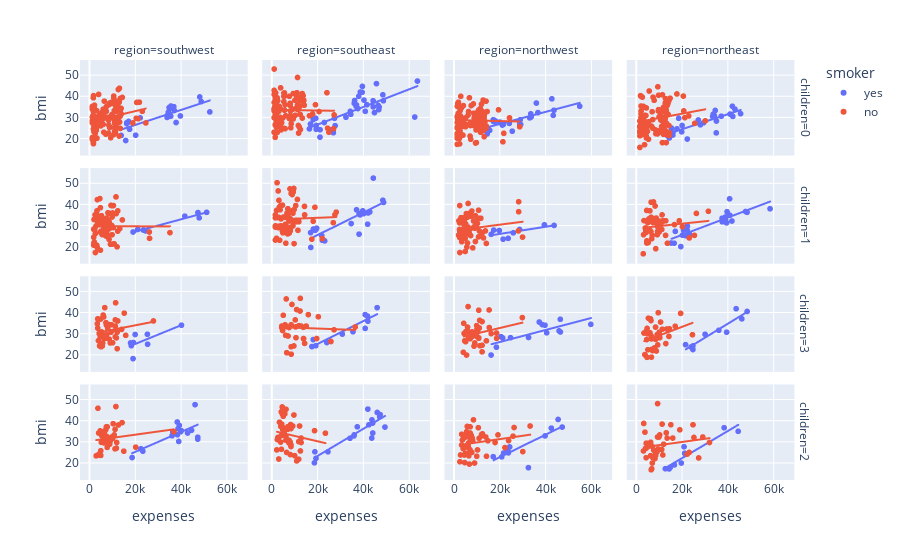

The cell this chart's notebook holds for it:
### Markdown cell above
* Age has a steady and increasing effect on expenses

- Smoking has a significant impact on the expenses, which cost
  - Non - Smokers $10-20k
  - Smokers $20-60k

### Code cell
# Region, Smoking, Children and BMI vs Expenses

px.scatter (data,
            x = "expenses",
            y = "bmi",
            facet_row = "children",
            facet_col = "region",
            color = "smoker",
            trendline = "ols")
